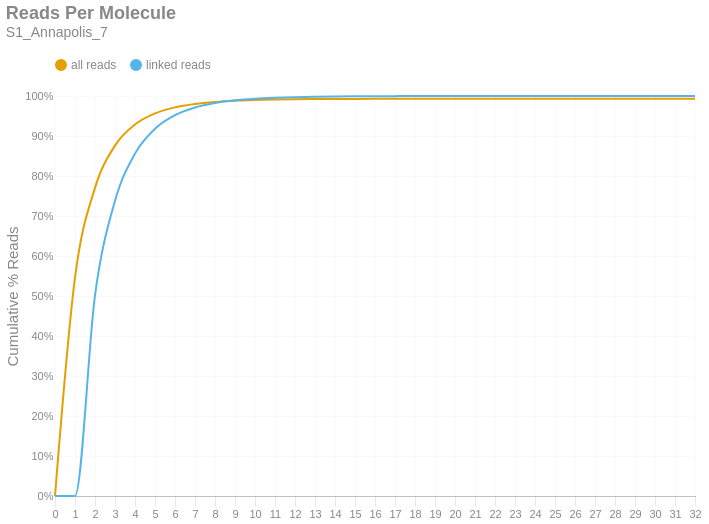

Notebook cell for this chart:
### Markdown cell above
### Reads per Molecule
This chart shows the cumulative distribution of the number of reads per linked molecule. That is, how many alignments are associated with a unique molecule. This excludes the number of reads associated with invalid or absent linked-read barcodes. The `linked` histogram is the percentages recalculated when disregarding singletons.

### Code cell
if SKIPLR:
    print_html(f"Skipped")
else:
    counts = np.bincount(valids['reads'].cast(pl.Int64).to_numpy())
    weighted = counts * np.arange(len(counts))
    all_perc = weighted / n_reads
    linked_perc = weighted / n_linked_reads
    linked_perc[1] = 0
    binned_df = pl.DataFrame({
        'readsper': list(range(len(counts))),
        'all reads (cumsum)': np.cumsum(all_perc).tolist(),
        'linked reads (cumsum)': np.cumsum(linked_perc).tolist(),
    })

    with SafeRender(binned_df):
        (
            density_plot(binned_df, 'Reads Per Molecule', samplename, 'readspmol')
            .encode(
                x=alt.X('readsper:O', title=None).axis(labelAngle=0).scale(padding=0),
                y=alt.Y('value:Q', title='Cumulative % Reads').axis(format='%').stack(False),
                color=alt.Color("key:N").scale(domain=["all reads", "linked reads"]),
                tooltip=[
                    alt.Tooltip("key:N", title="Data Type"),
                    alt.Tooltip("readsper:O", title="Reads Per Molecule"),
                    alt.Tooltip("value:Q", format=".2%", title="% Reads (Cum.)")
                ]            
            )
        ).display()

### Figure 1 — Vega-Lite specification as saved in the notebook (floating-point values rounded to 4 significant figures)
{"width": "container", "height": 400, "config": {"title": {"anchor": "start", "dy": -15, "fontSize": 18, "color": "#888888", "subtitleColor": "#888888", "subtitleFontSize": 14}, "arc": {"fill": "#0072B2"}, "axis": {"domainColor": "#888888", "domainWidth": 0.5, "gridWidth": 0.2, "grid": false, "titleFontWeight": 400, "titleFontSize": 15, "labelFontSize": 11, "labelColor": "#888888", "tickColor": "#888888", "tickWidth": 0.2, "titleColor": "#888888"}, "axisBand": {"grid": false}, "axisX": {"grid": true, "tickSize": 10, "domainCap": "round"}, "axisY": {"domain": false, "grid": true, "tickSize": 0, "domainCap": "round"}, "background": "transparent", "header": {"labelFontSize": 15, "labelColor": "#888888", "titleFontSize": 15, "titleFontWeight": 600, "titleColor": "#888888"}, "legend": {"labelFont": "sans-serif", "labelFontSize": 12, "labelColor": "#888888", "symbolSize": 100, "symbolType": "circle", "titleFontSize": 12, "titlePadding": 10, "titleColor": "#888888", "title": null, "orient": "top"}, "range": {"category": ["#E69F00", "#56B4E9", "#009E73", "#F0E442", "#0072B2", "#D55E00", "#CC79A7", "#000000"], "diverging": ["#cfe8f3", "#a2d4ec", "#73bfe2", "#46abdb", "#1696d2", "#12719e"]}, "area": {"fill": "#0072B2", "fillOpacity": 0.7, "line": true, "strokeOpacity": 0.7}, "line": {"color": "#0072B2", "stroke": "#0072B2", "strokeWidth": 2}, "trail": {"color": "#0072B2", "stroke": "#0072B2", "strokeWidth": 0, "size": 1}, "point": {"filled": true, "fillOpacity": 1.0, "size": 95}, "text": {"color": "#888888", "fontSize": 11, "align": "right", "fontWeight": 400, "size": 11}, "bar": {"fill": "#0072B2", "stroke": null}, "view": {"stroke": null, "continuousWidth": 660, "continuousHeight": 400}}, "data": {"name": "data-f7623c89a790c10d090bfd7b6d3ee4ff"}, "mark": {"type": "line", "interpolate": "monotone", "point": {"opacity": 0, "size": 275}}, "encoding": {"color": {"field": "key", "scale": {"domain": ["all reads", "linked reads"]}, "type": "nominal"}, "tooltip": [{"field": "key", "title": "Data Type", "type": "nominal"}, {"field": "readsper", "title": "Reads Per Molecule", "type": "ordinal"}, {"field": "value", "format": ".2%", "title": "% Reads (Cum.)", "type": "quantitative"}], "x": {"axis": {"labelAngle": 0}, "field": "readsper", "scale": {"padding": 0}, "title": null, "type": "ordinal"}, "y": {"axis": {"format": "%"}, "field": "value", "stack": false, "title": "Cumulative % Reads", "type": "quantitative"}}, "params": [{"name": "param_c36ac31b6afebe62", "select": {"type": "point", "fields": ["key"]}, "bind": "legend"}], "title": {"text": "Reads Per Molecule", "subtitle": "S1_Annapolis_7"}, "transform": [{"fold": ["all reads (cumsum)", "linked reads (cumsum)"]}, {"calculate": "replace(datum.key, ' (cumsum)', '')", "as": "key"}, {"filter": {"param": "param_c36ac31b6afebe62"}}], "usermeta": {"embedOptions": {"downloadFileName": "S1_Annapolis_7.readspmol"}}, "$schema": "https://vega.github.io/schema/vega-lite/v6.1.0.json", "datasets": {"data-f7623c89a790c10d090bfd7b6d3ee4ff": [{"readsper": 0, "all reads (cumsum)": 0.0, "linked reads (cumsum)": 0.0}, {"readsper": 1, "all reads (cumsum)": 0.5462, "linked reads (cumsum)": 0.0}, {"readsper": 2, "all reads (cumsum)": 0.7703, "linked reads (cumsum)": 0.5015}, {"readsper": 3, "all reads (cumsum)": 0.876, "linked reads (cumsum)": 0.738}, {"readsper": 4, "all reads (cumsum)": 0.9287, "linked reads (cumsum)": 0.8559}, {"readsper": 5, "all reads (cumsum)": 0.9564, "linked reads (cumsum)": 0.918}, {"readsper": 6, "all reads (cumsum)": 0.9716, "linked reads (cumsum)": 0.9519}, {"readsper": 7, "all reads (cumsum)": 0.9802, "linked reads (cumsum)": 0.9713}, {"readsper": 8, "all reads (cumsum)": 0.9853, "linked reads (cumsum)": 0.9825}, {"readsper": 9, "all reads (cumsum)": 0.9882, "linked reads (cumsum)": 0.9891}, {"readsper": 10, "all reads (cumsum)": 0.99, "linked reads (cumsum)": 0.993}, {"readsper": 11, "all reads (cumsum)": 0.9911, "linked reads (cumsum)": 0.9955}, {"readsper": 12, "all reads (cumsum)": 0.9918, "linked reads (cumsum)": 0.9971}, {"readsper": 13, "all reads (cumsum)": 0.9922, "linked reads (cumsum)": 0.9981}, {"readsper": 14, "all reads (cumsum)": 0.9925, "linked reads (cumsum)": 0.9988}, {"readsper": 15, "all reads (cumsum)": 0.9927, "linked reads (cumsum)": 0.9992}, {"readsper": 16, "all reads (cumsum)": 0.9928, "linked reads (cumsum)": 0.9994}, {"readsper": 17, "all reads (cumsum)": 0.9929, "linked reads (cumsum)": 0.9997}, {"readsper": 18, "all reads (cumsum)": 0.993, "linked reads (cumsum)": 0.9998}, {"readsper": 19, "all reads (cumsum)": 0.993, "linked reads (cumsum)": 0.9999}, {"readsper": 20, "all reads (cumsum)": 0.993, "linked reads (cumsum)": 0.9999}, {"readsper": 21, "all reads (cumsum)": 0.9931, "linked reads (cumsum)": 0.9999}, {"readsper": 22, "all reads (cumsum)": 0.9931, "linked reads (cumsum)": 0.9999}, {"readsper": 23, "all reads (cumsum)": 0.9931, "linked reads (cumsum)": 1.0}, {"readsper": 24, "all reads (cumsum)": 0.9931, "linked reads (cumsum)": 1.0}, {"readsper": 25, "all reads (cumsum)": 0.9931, "linked reads (cumsum)": 1.0}, {"readsper": 26, "all reads (cumsum)": 0.9931, "linked reads (cumsum)": 1.0}, {"readsper": 27, "all reads (cumsum)": 0.9931, "linked reads (cumsum)": 1.0}, {"readsper": 28, "all reads (cumsum)": 0.9931, "linked reads (cumsum)": 1.0}, {"readsper": 29, "all reads (cumsum)": 0.9931, "linked reads (cumsum)": 1.0}, {"readsper": 30, "all reads (cumsum)": 0.9931, "linked reads (cumsum)": 1.0}, {"readsper": 31, "all reads (cumsum)": 0.9931, "linked reads (cumsum)": 1.0}, {"readsper": 32, "all reads (cumsum)": 0.9931, "linked reads (cumsum)": 1.0}]}}
